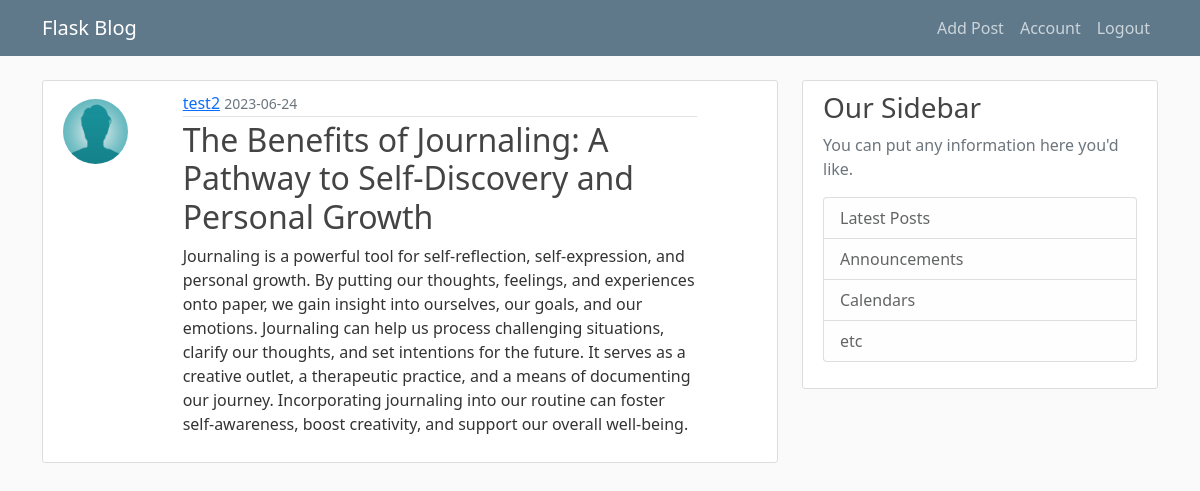
The page /post/22 (signed in) on the database its author committed.
### on_blog/models.py (models this page shows, shortened)
class User(db.Model, UserMixin):
    id = db.Column(db.Integer, primary_key=True)
    username = db.Column(db.String(20), unique=True, nullable=False)
    email = db.Column(db.String(100), unique=True, nullable=False)
    image_file = db.Column(db.String(20), nullable=False, default='default.jpeg')
    password = db.Column(db.String(60), nullable = False)
    posts = db.relationship("Post", backref = "author", lazy = True)

class Post(db.Model):
    id = db.Column(db.Integer, primary_key=True)
    title = db.Column(db.String(100), nullable=False)
    time = db.Column(db.DateTime, nullable = False, default = datetime.utcnow)
    content = db.Column(db.Text, nullable = False)
    user_id = db.Column(db.Integer, db.ForeignKey('user.id'), nullable = False)

### on_blog/posts/routes.py (the view)
@posts.route('/post/<int:post_id>')
@login_required
def post(post_id):
    post = Post.query.get_or_404(post_id)
    return render_template('post.html', post=post)

### on_blog/models.py (called while the page is built)
@login_manager.user_loader
def load_user(user_id):
    return User.query.get(int(user_id))

### on_blog/templates/post.html (shortened to what this page needs)
{% extends "layout.html" %}
{% block content %}
<article class="content-section">
    <div class="row">
        <div class='col-sm-4 col-lg-2'>
            <img class="rounded-circle article-img align-items-start mt-2"
                 src="{{ url_for('static', filename='profile_pics/' + post.author.image_file) }}">
        </div>
        <div class='col-sm-8 col-lg-9'>
            <div class="media-body">
                <div class="article-metadata">
                    <a class="mr-2" href="{{url_for('posts.user_posts', username=post.author.username)}}">{{ post.author.username }}</a>
                    <small class="text-muted">{{ post.time.strftime('%Y-%m-%d') }}</small>
                </div>
                <h2 class="article-title">{{ post.title }}</a></h2>
                <p class="article-content">{{ post.content }}</p>
            </div>
        </div>
    </div>
</article>
{% endblock content %}

### on_blog/static/main.css (style rules this page uses)
body { background: #fafafa; color: #333333; margin-top: 5rem; }
h1, h2, h3, h4, h5, h6 { color: #444444; }
.content-section { background: #ffffff; padding: 10px 20px; border: 1px solid #dddddd; border-radius: 3px; margin-bottom: 20px; }
.article-title { color: #444444; }
.article-content { white-space: pre-line; }
.article-img { height: 65px; width: 65px; margin-right: 16px; }
.article-metadata { padding-bottom: 1px; margin-bottom: 4px; border-bottom: 1px solid #e3e3e3 }

### rows shown on the page
User: image_file (placeholder picture), author.username "test2"
Post: time "2023-06-24", title "The Benefits of Journaling: A Pathway to Self-Discovery and Personal Growth", content "Journaling is a powerful tool for self-reflection, self-expression, and personal growth. By putting our thoughts, feelings, and experiences onto paper, we gain insight into ourselves, our goals, and our emotions. Journaling can help us process challenging situations, clarify our thoughts, and set intentions for the future. It serves as a creative outlet, a therapeutic practice, and a means of documenting our journey. Incorporating journaling into our routine can foster self-awareness, boost creativity, and support our overall well-being."
